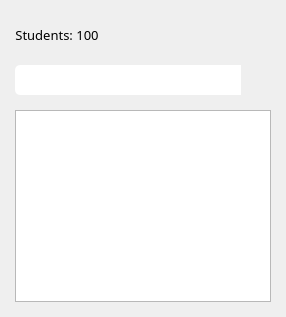
                 <widget class="QWidget" name="w_section_student" native="true">
                  <layout class="QVBoxLayout" name="verticalLayout_15">
                   <property name="spacing">
                    <number>15</number>
                   </property>
                   <property name="leftMargin">
                    <number>15</number>
                   </property>
                   <property name="topMargin">
                    <number>20</number>
                   </property>
                   <property name="rightMargin">
                    <number>15</number>
                   </property>
                   <property name="bottomMargin">
                    <number>15</number>
                   </property>
                   <item>
                    <layout class="QHBoxLayout" name="horizontalLayout_20">
                     <property name="spacing">
                      <number>6</number>
                     </property>
                     <item>
                      <widget class="QLabel" name="btn_section_students_status">
                       <property name="font">
                        <font>
                         <family>Barlow</family>
                         <pointsize>10</pointsize>
                        </font>
                       </property>
                       <property name="text">
                        <string>Students: 100</string>
                       </property>
                       <property name="alignment">
                        <set>Qt::AlignCenter</set>
                       </property>
                       <property name="indent">
                        <number>1</number>
                       </property>
                      </widget>
                     </item>
                     <item>
                      <spacer name="horizontalSpacer_11">
                       <property name="orientation">
                        <enum>Qt::Horizontal</enum>
                       </property>
                       <property name="sizeHint" stdset="0">
                        <size>
                         <width>40</width>
                         <height>20</height>
                        </size>
                       </property>
                      </spacer>
                     </item>
                     <item>
                      <widget class="QPushButton" name="btn_init_add_section_student">
                       <property name="sizePolicy">
                        <sizepolicy hsizetype="Fixed" vsizetype="Fixed">
                         <horstretch>0</horstretch>
                         <verstretch>0</verstretch>
                        </sizepolicy>
                       </property>
                       <property name="minimumSize">
                        <size>
                         <width>30</width>
                         <height>30</height>
                        </size>
                       </property>
                       <property name="maximumSize">
                        <size>
                         <width>30</width>
                         <height>30</height>
                        </size>
                       </property>
                       <property name="cursor">
                        <cursorShape>PointingHandCursor</cursorShape>
                       </property>
                       <property name="styleSheet">
                        <string notr="true">QPushButton{
	border-radius: 5px;
    background-image:  url(:/icons/add.png);
    background-repeat: no-repeat;
    background-position: center center;
}

QPushButton::disabled{
	border-radius: 5px;
    background-image: url(:/icons/add_2.png);
    background-repeat: no-repeat;
    background-position: center center;
}</string>
                       </property>
                       <property name="iconSize">
                        <size>
                         <width>17</width>
                         <height>17</height>
                        </size>
                       </property>
                      </widget>
                     </item>
                     <item>
                      <widget class="QPushButton" name="btn_delete_section_student">
                       <property name="sizePolicy">
                        <sizepolicy hsizetype="Fixed" vsizetype="Fixed">
                         <horstretch>0</horstretch>
                         <verstretch>0</verstretch>
                        </sizepolicy>
                       </property>
                       <property name="minimumSize">
                        <size>
                         <width>30</width>
                         <height>30</height>
                        </size>
                       </property>
                       <property name="maximumSize">
                        <size>
                         <width>30</width>
                         <height>30</height>
                        </size>
                       </property>
                       <property name="cursor">
                        <cursorShape>PointingHandCursor</cursorShape>
                       </property>
                       <property name="styleSheet">
                        <string notr="true">QPushButton{
	border-radius: 5px;
	background: none;
}


QPushButton:pressed {
 	background-color: #072f49;
}</string>
                       </property>
                       <property name="icon">
                        <iconset resource="C:/Users/moral/Desktop/Resources/Resources.qrc">
                         <normaloff>:/icons/trash.png</normaloff>:/icons/trash.png</iconset>
                       </property>
                       <property name="iconSize">
                        <size>
                         <width>21</width>
                         <height>21</height>
                        </size>
                       </property>
                      </widget>
                     </item>
                     <item>
                      <widget class="QPushButton" name="btn_clear_section_student_table">
                       <property name="sizePolicy">
                        <sizepolicy hsizetype="Fixed" vsizetype="Fixed">
                         <horstretch>0</horstretch>
                         <verstretch>0</verstretch>
                        </sizepolicy>
                       </property>
                       <property name="minimumSize">
                        <size>
                         <width>30</width>
                         <height>30</height>
                        </size>
                       </property>
                       <property name="maximumSize">
                        <size>
                         <width>30</width>
                         <height>30</height>
                        </size>
                       </property>
                       <property name="cursor">
                        <cursorShape>PointingHandCursor</cursorShape>
                       </property>
                       <property name="styleSheet">
                        <string notr="true">QPushButton{
	border-radius: 5px;
	background: none;
}


QPushButton:pressed {
 	background-color: #072f49;
}</string>
                       </property>
                       <property name="icon">
                        <iconset resource="C:/Users/moral/Desktop/Resources/Resources.qrc">
                         <normaloff>:/icons/delete_table.png</normaloff>:/icons/delete_table.png</iconset>
                       </property>
                       <property name="iconSize">
                        <size>
                         <width>20</width>
                         <height>20</height>
                        </size>
                       </property>
                      </widget>
                     </item>
                    </layout>
                   </item>
                   <item>
                    <layout class="QHBoxLayout" name="horizontalLayout_55">
                     <property name="spacing">
                      <number>0</number>
                     </property>
                     <property name="sizeConstraint">
                      <enum>QLayout::SetDefaultConstraint</enum>
                     </property>
                     <item>
                      <widget class="QLineEdit" name="txt_search_section_student">
                       <property name="sizePolicy">
                        <sizepolicy hsizetype="Expanding" vsizetype="Fixed">
                         <horstretch>0</horstretch>
                         <verstretch>0</verstretch>
                        </sizepolicy>
                       </property>
                       <property name="minimumSize">
                        <size>
                         <width>0</width>
                         <height>30</height>
                        </size>
                       </property>
                       <property name="maximumSize">
                        <size>
                         <width>16777215</width>
                         <height>35</height>
                        </size>
                       </property>
                       <property name="font">
                        <font>
                         <family>Barlow</family>
                         <pointsize>10</pointsize>
                        </font>
                       </property>
                       <property name="styleSheet">
                        <string notr="true">border-radius: none;
border-top-left-radius: 5px;
border-bottom-left-radius: 5px;</string>
                       </property>
                      </widget>
                     </item>
                     <item>
                      <widget class="QPushButton" name="btn_search_section_student">
                       <property name="sizePolicy">
                        <sizepolicy hsizetype="Fixed" vsizetype="Fixed">
                         <horstretch>0</horstretch>
                         <verstretch>0</verstretch>
                        </sizepolicy>
                       </property>
                       <property name="minimumSize">
                        <size>
                         <width>30</width>
                         <height>30</height>
                        </size>
                       </property>
                       <property name="maximumSize">
                        <size>
                         <width>30</width>
                         <height>30</height>
                        </size>
                       </property>
                       <property name="font">
                        <font>
                         <family>Barlow</family>
                         <pointsize>12</pointsize>
                         <weight>75</weight>
                         <bold>true</bold>
                        </font>
                       </property>
                       <property name="cursor">
                        <cursorShape>PointingHandCursor</cursorShape>
                       </property>
                       <property name="styleSheet">
                        <string notr="true">border-top-right-radius: 5px;
border-bottom-right-radius: 5px;</string>
                       </property>
                       <property name="text">
                        <string/>
                       </property>
                       <property name="icon">
                        <iconset resource="C:/Users/moral/Desktop/Resources/Resources.qrc">
                         <normaloff>:/icons/search.png</normaloff>:/icons/search.png</iconset>
                       </property>
                       <property name="iconSize">
                        <size>
                         <width>18</width>
                         <height>18</height>
                        </size>
                       </property>
                      </widget>
                     </item>
                    </layout>
                   </item>
                   <item>
                    <widget class="QListView" name="lv_section_student"/>
                   </item>
                  </layout>
                 </widget>
